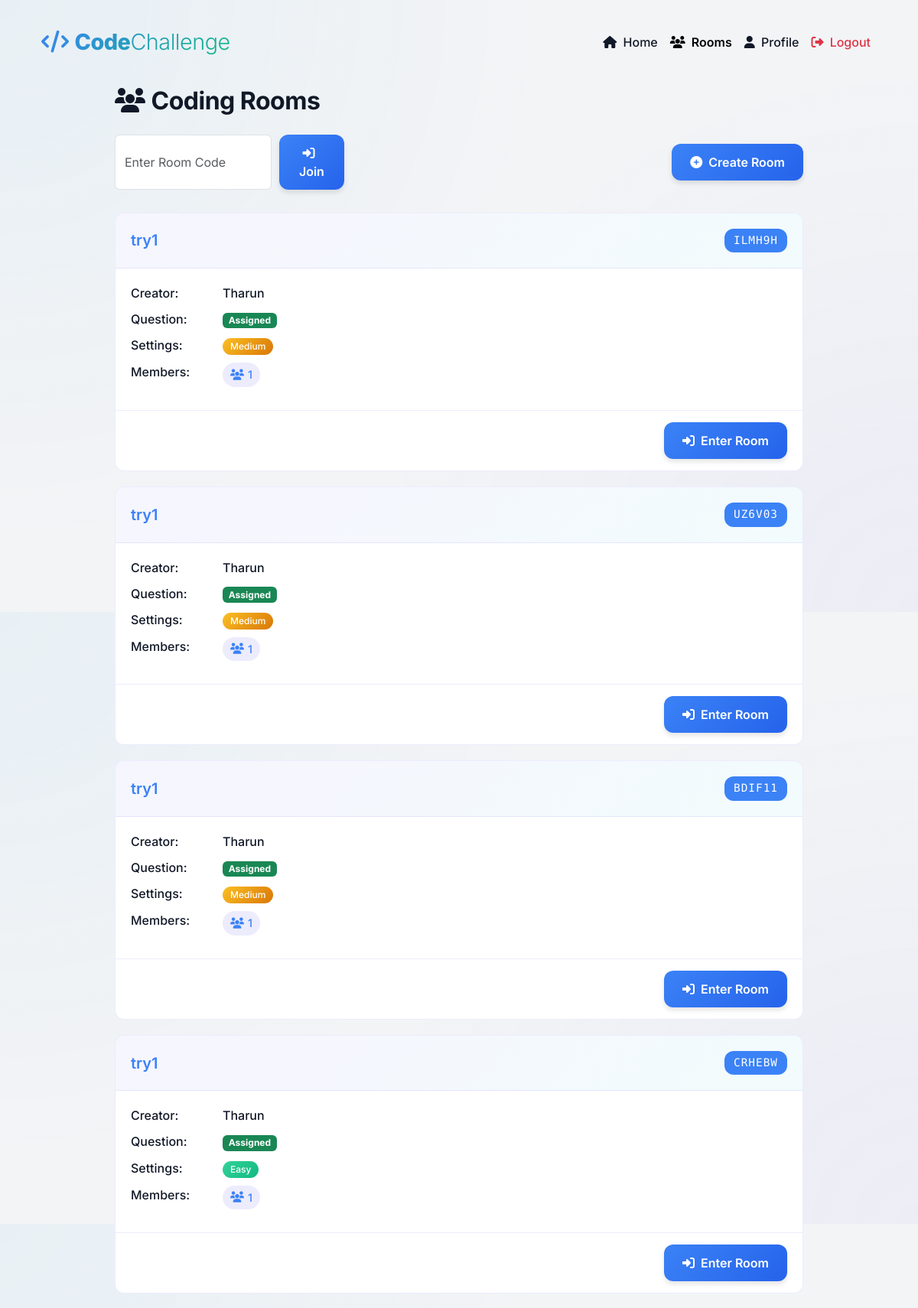
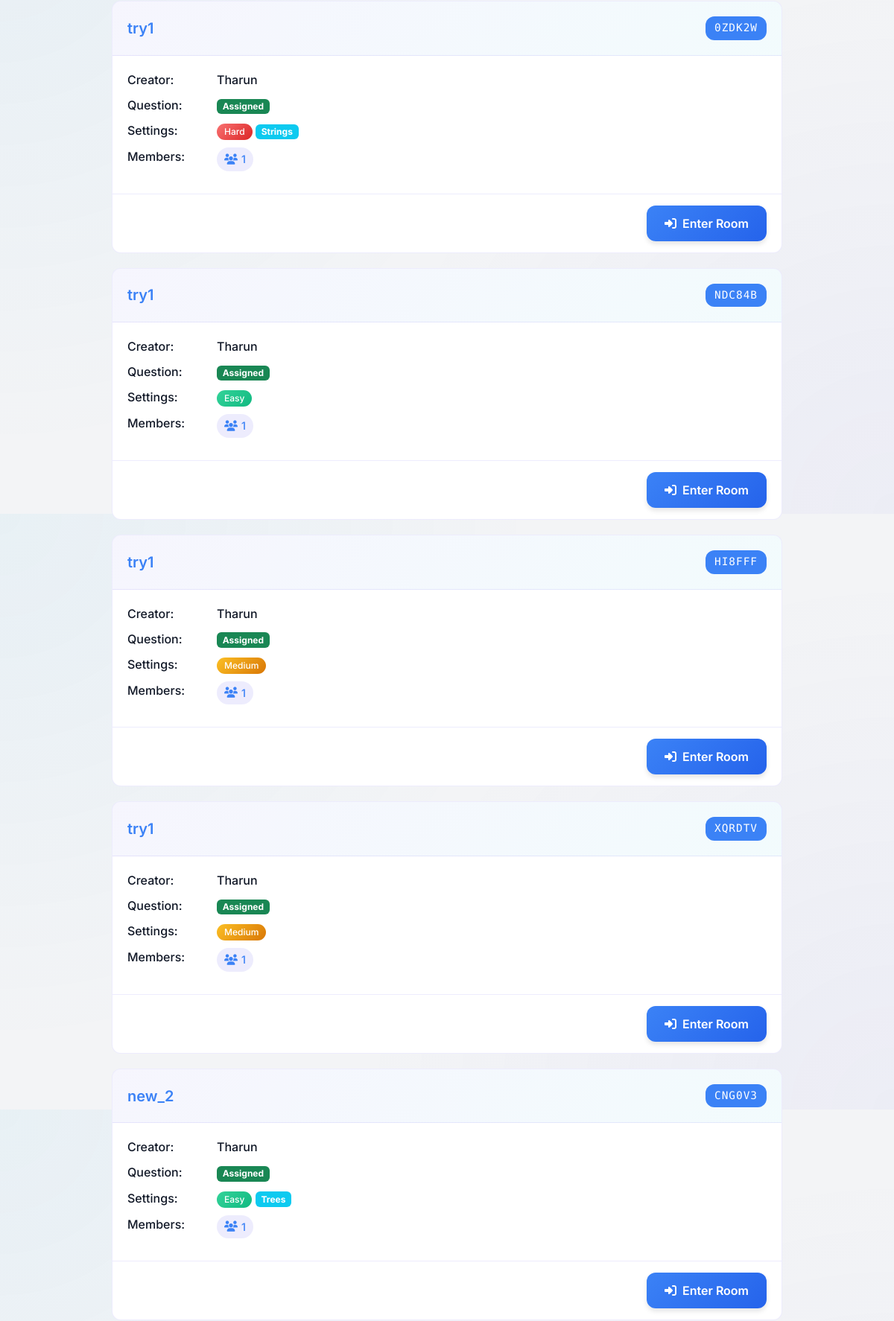
The page /rooms (signed in, upper part) on the database its author committed (2 pictures, top to bottom).
### tables this page shows
CREATE TABLE users (
        id TEXT PRIMARY KEY,
        username TEXT UNIQUE NOT NULL,
        email TEXT UNIQUE NOT NULL,
        password_hash TEXT NOT NULL,
        created_at TIMESTAMP DEFAULT CURRENT_TIMESTAMP,
        last_login TIMESTAMP,
        is_active BOOLEAN DEFAULT 1
    );

### app.py (the view)
@app.route('/rooms')
@login_required
def rooms():
    user_id = session.get('user_id')
    user_rooms = room.get_user_rooms(user_id)
    return render_template('room.html', rooms=user_rooms)

### app.py (called while the page is built, shortened)
@app.before_request
def check_databases():
    try:
        auth_conn = auth.get_db()
        auth_cursor = auth_conn.cursor()
        auth_cursor.execute("SELECT name FROM sqlite_master WHERE type='table' AND name='users'")
        if not auth_cursor.fetchone():
            auth.init_db()
            logger.info("Auth database initialized before request")
        auth_conn.close()
        room_conn = room.get_db()
        room_cursor = room_conn.cursor()
        room_cursor.execute("SELECT name FROM sqlite_master WHERE type='table' AND name='rooms'")
        if not room_cursor.fetchone():
            room.init_room_db()
            logger.info("Room database initialized before request")
        room_conn.close()
    except Exception as e:
        logger.error(f"Database check error: {str(e)}")

@app.context_processor
def inject_user_data():
    if 'user_id' in session:
        return {'logged_in': True, 'username': session.get('username')}
    return {'logged_in': False}

@app.context_processor
def inject_user_stats():
    if 'user_id' in session:
        try:
            db = auth.get_db()
            cursor = db.cursor()
            cursor.execute("SELECT * FROM user_stats WHERE user_id = ?", (session['user_id'],))
            stats = cursor.fetchone()
            if stats:
                return {
                    'user_stats': {
                        'problems_solved': stats['problems_solved'],
                        'current_streak': stats['current_streak'],
                        'longest_streak': stats['longest_streak'],
                        'points': stats['points']
                    }
                }
        except Exception as e:
            logger.error(f"Error fetching user stats: {e}")

@app.before_request
def validate_request():
    if request.method == 'POST':
        if (request.endpoint and not request.endpoint.startswith('api_') and
            request.endpoint not in ['login', 'register', 'index', 'create_room', 'join_room_route']):
            if not request.is_json and request.endpoint.startswith('api/'):
                return jsonify({
                    'success': False,
                    'error': 'Content-Type must be application/json'
                }), 400
        if request.content_length and request.content_length > app.config['MAX_CONTENT_LENGTH']:
            return jsonify({
                'success': False,
                'error': 'Request too large'
            }), 413

### templates/room.html (shortened to what this page needs)
<!DOCTYPE html>
<html lang="en">
<head>
    <link href="https://cdn.jsdelivr.net/npm/bootstrap@5.3.0-alpha1/dist/css/bootstrap.min.css" rel="stylesheet">
    <link rel="stylesheet" href="https://cdnjs.cloudflare.com/ajax/libs/font-awesome/6.4.0/css/all.min.css">
    <link rel="stylesheet" href="{{ url_for('static', filename='css/styles.css') }}">
</head>
<body>
    <div class="container">
        <nav class="navbar navbar-expand-lg navbar-light mb-4">
            <div class="container-fluid">
                <a class="navbar-brand" href="{{ url_for('index') }}"><i class="fas fa-code me-2"></i>Code<span>Challenge</span></a>
                <div class="collapse navbar-collapse" id="navbarNav">
                    <ul class="navbar-nav ms-auto">
                        <li class="nav-item">
                            <a class="nav-link" href="{{ url_for('index') }}"><i class="fas fa-home me-1"></i> Home</a>
                        </li>
                        <li class="nav-item">
                            <a class="nav-link active" href="{{ url_for('rooms') }}"><i class="fas fa-users me-1"></i> Rooms</a>
                        </li>
                        <li class="nav-item">
                            <a class="nav-link" href="{{ url_for('profile') }}"><i class="fas fa-user me-1"></i> Profile</a>
                        </li>
                        <li class="nav-item">
                            <a class="nav-link text-danger" href="{{ url_for('logout') }}"><i class="fas fa-sign-out-alt me-1"></i> Logout</a>
                        </li>
                    </ul>
                </div>
            </div>
        </nav>
        <div class="rooms-container">
            <h2 class="mb-4"><i class="fas fa-users me-2"></i>Coding Rooms</h2>
            <div class="action-bar">
                <div class="quick-join">
                    <form action="{{ url_for('join_room_route') }}" method="post" class="quick-join-form">
                        <input type="text" class="form-control" name="room_code" placeholder="Enter Room Code" required>
                        <button type="submit" class="btn btn-primary">
                            <i class="fas fa-sign-in-alt me-2"></i>Join
                        </button>
                    </form>
                </div>
                <div>
                    <a href="{{ url_for('create_room') }}" class="btn btn-primary">
                        <i class="fas fa-plus-circle me-2"></i>Create Room
                    </a>
                </div>
            </div>
            {% if rooms %}
                {% for room in rooms %}
                    <div class="room-card">
                        <div class="room-header">
                            <h3 class="room-title">{{ room.name }}</h3>
                            <div class="room-code">{{ room.room_code }}</div>
                        </div>
                        <div class="room-info">
                            <div class="info-row">
                                <div class="info-label">Creator:</div>
                                <div class="info-value">{{ room.creator_name }}</div>
                            </div>
                            <div class="info-row">
                                <div class="info-label">Question:</div>
                                <div class="info-value">
                                    {% if room.has_question %}
                                        <span class="badge bg-success">Assigned</span>
                                    {% else %}
                                        <span class="badge bg-warning text-dark">Waiting</span>
                                    {% endif %}
                                </div>
                            </div>
                            <div class="info-row">
                                <div class="info-label">Settings:</div>
                                <div class="info-value">
                                    {% if room.difficulty %}
                                        <span class="badge badge-difficulty badge-{{ room.difficulty }}">{{ room.difficulty|title }}</span>
                                    {% endif %}
                                    {% if room.topic %}
                                        <span class="badge bg-info">{{ room.topic|title }}</span>
                                    {% endif %}
                                </div>
                            </div>
                            <div class="info-row">
                                <div class="info-label">Members:</div>
                                <div class="info-value">
                                    <span class="member-count">
                                        <i class="fas fa-users"></i>
                                        {{ room.member_count }}
                                    </span>
                                </div>
                            </div>
                        </div>
                        <div class="room-actions">
                            <a href="{{ url_for('room_detail', room_code=room.room_code) }}" class="btn btn-primary">
                                <i class="fas fa-sign-in-alt me-2"></i>Enter Room
                            </a>
                        </div>
                    </div>
                {% endfor %}
            {% endif %}
        </div>
    </div>
</body>
</html>

### static/css/styles.css (style rules this page uses)
:root { --primary: #3B82F6; --primary-light: #60A5FA; --primary-dark: #2563EB; --secondary: #10B981; --success: #10B981; --warning: #F59E0B; --danger: #EF4444; --light: #F9FAFB; --dark: #111827; --gray: #6B7280; --card-bg: #FFFFFF; --body-bg: #F3F4F6; }
body { padding-top: 20px; padding-bottom: 40px; font-family: 'Inter', sans-serif; background-color: var(--body-bg); color: var(--dark); background-image: radial-gradient(circle at 100% 100%, rgba(99, 102, 241, 0.05) 0%, transparent 50%), radial-gradient(circle at 0% 0%, rgba(14, 165, 233, 0.05) 0%, transparent 50%); }
.navbar-brand { font-size: 1.8rem; font-weight: 800; background: linear-gradient(135deg, var(--primary) 0%, var(--secondary) 100%); -webkit-background-clip: text; -webkit-text-fill-color: transparent; letter-spacing: -0.5px; }
.navbar-brand span { font-weight: 300; }
.nav-link { font-weight: 500; color: var(--dark); transition: all 0.3s ease; }
.nav-link.active { color: var(--primary); font-weight: 600; }
.badge-easy { background: linear-gradient(135deg, #34d399 0%, #10b981 100%); color: white; }
.badge-medium { background: linear-gradient(135deg, #fbbf24 0%, #d97706 100%); color: white; }
.badge-hard { background: linear-gradient(135deg, #f87171 0%, #dc2626 100%); color: white; }
.btn { border-radius: 12px; font-weight: 600; padding: 12px 24px; transition: all 0.4s cubic-bezier(0.4, 0, 0.2, 1); box-shadow: 0 4px 6px rgba(0, 0, 0, 0.1); border: none; position: relative; overflow: hidden; }
.btn::after { content: ''; position: absolute; top: 0; left: 0; width: 100%; height: 100%; background: linear-gradient(rgba(255,255,255,0.2), transparent); transform: translateY(-100%); transition: transform 0.6s cubic-bezier(0.4, 0, 0.2, 1); }
.btn-primary { background: linear-gradient(135deg, var(--primary) 0%, var(--primary-dark) 100%); color: white; }
h2 { font-weight: 700; letter-spacing: -0.5px; }

### templates/room.html (style rules this page uses)
.rooms-container { max-width: 900px; margin: 0 auto; }
.room-card { border-radius: 12px; background-color: white; margin-bottom: 20px; border: 1px solid rgba(79, 70, 229, 0.1); transition: all 0.3s ease; overflow: hidden; }
.room-header { padding: 20px; background: linear-gradient(135deg, rgba(79, 70, 229, 0.05) 0%, rgba(6, 182, 212, 0.05) 100%); border-bottom: 1px solid rgba(79, 70, 229, 0.1); display: flex; justify-content: space-between; align-items: center; }
.room-title { font-weight: 600; font-size: 1.25rem; color: var(--primary); margin: 0; }
.room-code { background-color: var(--primary); color: white; border-radius: 12px; padding: 5px 12px; font-family: 'Fira Code', monospace; font-weight: 500; font-size: 0.9rem; letter-spacing: 1px; }
.room-info { padding: 20px; }
.info-row { display: flex; margin-bottom: 10px; }
.info-label { width: 120px; color: var(--light-text); font-weight: 500; }
.info-value { flex-grow: 1; font-weight: 500; }
.member-count { display: inline-flex; align-items: center; gap: 5px; background-color: rgba(79, 70, 229, 0.1); padding: 5px 10px; border-radius: 30px; color: var(--primary); font-weight: 500; font-size: 0.9rem; }
.room-actions { display: flex; justify-content: flex-end; gap: 10px; padding: 15px 20px; border-top: 1px solid rgba(79, 70, 229, 0.1); }
.action-bar { display: flex; justify-content: space-between; align-items: center; margin-bottom: 30px; }
.quick-join { flex: 1; max-width: 300px; }
.quick-join-form { display: flex; gap: 10px; }
.badge-difficulty { font-size: 0.75rem; padding: 5px 10px; border-radius: 30px; font-weight: 500; }

### rows shown on the page
users: name "try1", room_code "ILMH9H", creator_name "Tharun", difficulty "Medium", member_count "1", room_code "UZ6V03", room_code "BDIF11", room_code "CRHEBW", difficulty "Easy", room_code "0ZDK2W", difficulty "Hard", topic "Strings", room_code "NDC84B", room_code "HI8FFF", room_code "XQRDTV", name "new_2", room_code "CNG0V3", topic "Trees"
